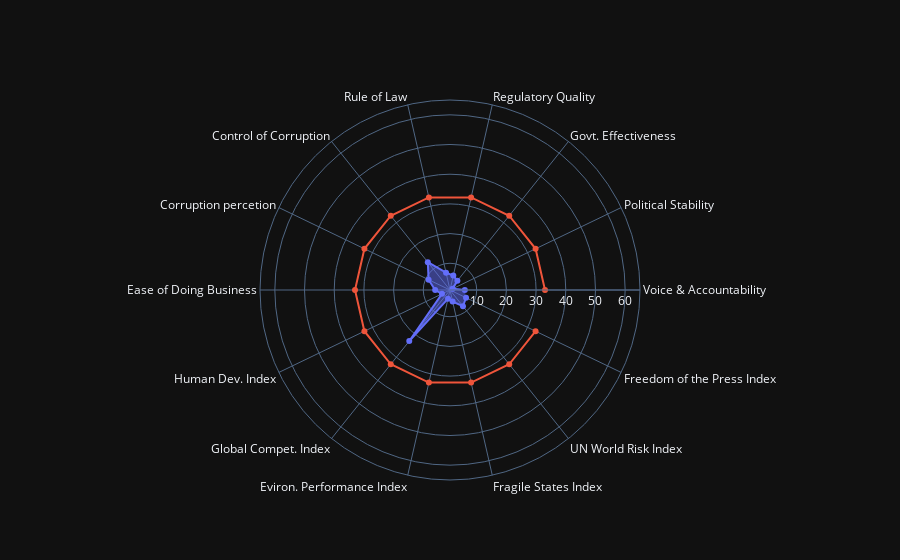

The notebook cell saved with this chart:
### Markdown cell above
А теперь давайте вернемся к нашей неотнормированной шкале и добавим на график еще и середину (33 место).

### Code cell
import plotly
import plotly.graph_objs as go
from plotly.subplots import make_subplots


trace0 = go.Scatterpolar(
      r = df[df['Country'] == 'Slovakia'].loc[:,"Voice & Accountability":].values[0], # данные на шкалы 
      theta = df.columns[2:], # подписи шкал
      fill = 'toself', # заливка
      name = 'Slovakia'
    )
    
trace_median= go.Scatterpolar(
      r = df.loc[:,"Voice & Accountability":].median().values,
      theta = df.columns[2:],
      fill = 'none',
      name = 'Average'
    )

layout = go.Layout(
    template="plotly_dark",
    polar = dict(
    radialaxis = dict(
      visible = True,
      range = [1, 65]
    )
  ),
  showlegend = False
)

fig = go.Figure(data=[trace0, trace_median], layout=layout)
fig.show()

### Figure 1 — Plotly figure (JSON) as saved in the notebook; plotly's stock layout.template omitted (floating-point values rounded to 4 significant figures)
{"data": [{"fill": "toself", "name": "Slovakia", "r": [6, 2, 5, 6, 7, 13, 9, 6, 4, 23, 4, 5, 8, 7], "theta": ["Voice & Accountability", "Political Stability", "Govt. Effectiveness", "Regulatory Quality", "Rule of Law", "Control of Corruption", "Corruption percetion", "Ease of Doing Business", "Human Dev. Index", "Global Compet. Index", "Eviron. Performance Index", "Fragile States Index", "UN World Risk Index", "Freedom of the Press Index"], "type": "scatterpolar"}, {"fill": "none", "name": "Average", "r": [33, 33, 33, 33, 33, 33, 33, 33, 33, 33, 33, 33, 33, 33], "theta": ["Voice & Accountability", "Political Stability", "Govt. Effectiveness", "Regulatory Quality", "Rule of Law", "Control of Corruption", "Corruption percetion", "Ease of Doing Business", "Human Dev. Index", "Global Compet. Index", "Eviron. Performance Index", "Fragile States Index", "UN World Risk Index", "Freedom of the Press Index"], "type": "scatterpolar"}], "layout": {"polar": {"radialaxis": {"range": [1, 65], "visible": true}}, "showlegend": false}}
